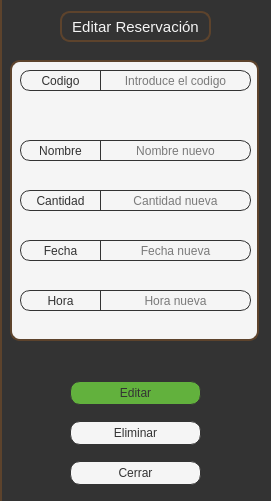
    <widget class="QWidget" name="Reservaciones_3" native="true">
     <property name="minimumSize">
      <size>
       <width>271</width>
       <height>501</height>
      </size>
     </property>
     <property name="maximumSize">
      <size>
       <width>271</width>
       <height>501</height>
      </size>
     </property>
     <property name="styleSheet">
      <string notr="true">background-color: #333333;
border-left: 2px solid #5d432c;</string>
     </property>
     <widget class="QWidget" name="layoutWidget_9">
      <property name="geometry">
       <rect>
        <x>0</x>
        <y>460</y>
        <width>271</width>
        <height>26</height>
       </rect>
      </property>
      <layout class="QHBoxLayout" name="horizontalLayout_19">
       <item>
        <spacer name="horizontalSpacer_54">
         <property name="maximumSize">
          <size>
           <width>131</width>
           <height>24</height>
          </size>
         </property>
         <property name="orientation">
          <enum>Qt::Horizontal</enum>
         </property>
         <property name="sizeHint" stdset="0">
          <size>
           <width>40</width>
           <height>20</height>
          </size>
         </property>
        </spacer>
       </item>
       <item>
        <widget class="QPushButton" name="b_cerrar_resv_3">
         <property name="minimumSize">
          <size>
           <width>131</width>
           <height>24</height>
          </size>
         </property>
         <property name="maximumSize">
          <size>
           <width>131</width>
           <height>24</height>
          </size>
         </property>
         <property name="font">
          <font>
           <family>Segoe UI</family>
          </font>
         </property>
         <property name="styleSheet">
          <string notr="true">QPushButton {background-color: #f5f5f5;
        border: 1px solid #333333;
        border-radius: 10px;
		color: #333333
    }
    QPushButton:hover {background-color: #eaeaea;
    }
    QPushButton:pressed {background-color: #eaeaea;
    }</string>
         </property>
         <property name="text">
          <string>Cerrar</string>
         </property>
        </widget>
       </item>
       <item>
        <spacer name="horizontalSpacer_55">
         <property name="maximumSize">
          <size>
           <width>131</width>
           <height>24</height>
          </size>
         </property>
         <property name="orientation">
          <enum>Qt::Horizontal</enum>
         </property>
         <property name="sizeHint" stdset="0">
          <size>
           <width>40</width>
           <height>20</height>
          </size>
         </property>
        </spacer>
       </item>
      </layout>
     </widget>
     <widget class="QWidget" name="layoutWidget_10">
      <property name="geometry">
       <rect>
        <x>0</x>
        <y>10</y>
        <width>271</width>
        <height>33</height>
       </rect>
      </property>
      <layout class="QHBoxLayout" name="horizontalLayout_20">
       <item>
        <spacer name="horizontalSpacer_56">
         <property name="orientation">
          <enum>Qt::Horizontal</enum>
         </property>
         <property name="sizeHint" stdset="0">
          <size>
           <width>40</width>
           <height>20</height>
          </size>
         </property>
        </spacer>
       </item>
       <item>
        <widget class="QLabel" name="label_19">
         <property name="minimumSize">
          <size>
           <width>151</width>
           <height>31</height>
          </size>
         </property>
         <property name="maximumSize">
          <size>
           <width>151</width>
           <height>31</height>
          </size>
         </property>
         <property name="font">
          <font>
           <family>Segoe UI</family>
           <pointsize>11</pointsize>
          </font>
         </property>
         <property name="styleSheet">
          <string notr="true">background-color: #333333;
border: 2px solid #5d432c;
border-radius: 10px;
color: #f5f5f5</string>
         </property>
         <property name="text">
          <string>Editar Reservación</string>
         </property>
         <property name="alignment">
          <set>Qt::AlignCenter</set>
         </property>
        </widget>
       </item>
       <item>
        <spacer name="horizontalSpacer_57">
         <property name="orientation">
          <enum>Qt::Horizontal</enum>
         </property>
         <property name="sizeHint" stdset="0">
          <size>
           <width>40</width>
           <height>20</height>
          </size>
         </property>
        </spacer>
       </item>
      </layout>
     </widget>
     <widget class="QWidget" name="layoutWidget_11">
      <property name="geometry">
       <rect>
        <x>0</x>
        <y>380</y>
        <width>271</width>
        <height>26</height>
       </rect>
      </property>
      <layout class="QHBoxLayout" name="horizontalLayout_21">
       <item>
        <spacer name="horizontalSpacer_58">
         <property name="maximumSize">
          <size>
           <width>131</width>
           <height>24</height>
          </size>
         </property>
         <property name="orientation">
          <enum>Qt::Horizontal</enum>
         </property>
         <property name="sizeHint" stdset="0">
          <size>
           <width>40</width>
           <height>20</height>
          </size>
         </property>
        </spacer>
       </item>
       <item>
        <widget class="QPushButton" name="b_editar_resv_3">
         <property name="minimumSize">
          <size>
           <width>131</width>
           <height>24</height>
          </size>
         </property>
         <property name="maximumSize">
          <size>
           <width>131</width>
           <height>24</height>
          </size>
         </property>
         <property name="font">
          <font>
           <family>Segoe UI</family>
          </font>
         </property>
         <property name="styleSheet">
          <string notr="true">QPushButton {background-color: #62b13d;
        border: 1px solid #333333;
        border-radius: 10px;
		color: #333333
    }
    QPushButton:hover {background-color: #6dc143;
    }
    QPushButton:pressed {background-color: #6cc644;
    }</string>
         </property>
         <property name="text">
          <string>Editar</string>
         </property>
        </widget>
       </item>
       <item>
        <spacer name="horizontalSpacer_59">
         <property name="maximumSize">
          <size>
           <width>131</width>
           <height>24</height>
          </size>
         </property>
         <property name="orientation">
          <enum>Qt::Horizontal</enum>
         </property>
         <property name="sizeHint" stdset="0">
          <size>
           <width>40</width>
           <height>20</height>
          </size>
         </property>
        </spacer>
       </item>
      </layout>
     </widget>
     <widget class="QWidget" name="layoutWidget_12">
      <property name="geometry">
       <rect>
        <x>0</x>
        <y>420</y>
        <width>271</width>
        <height>26</height>
       </rect>
      </property>
      <layout class="QHBoxLayout" name="horizontalLayout_22">
       <item>
        <spacer name="horizontalSpacer_60">
         <property name="maximumSize">
          <size>
           <width>131</width>
           <height>24</height>
          </size>
         </property>
         <property name="orientation">
          <enum>Qt::Horizontal</enum>
         </property>
         <property name="sizeHint" stdset="0">
          <size>
           <width>40</width>
           <height>20</height>
          </size>
         </property>
        </spacer>
       </item>
       <item>
        <widget class="QPushButton" name="b_eliminar_resv_3">
         <property name="minimumSize">
          <size>
           <width>131</width>
           <height>24</height>
          </size>
         </property>
         <property name="maximumSize">
          <size>
           <width>131</width>
           <height>24</height>
          </size>
         </property>
         <property name="font">
          <font>
           <family>Segoe UI</family>
          </font>
         </property>
         <property name="styleSheet">
          <string notr="true">QPushButton {background-color: #f5f5f5;
        border: 1px solid #333333;
        border-radius: 10px;
		color: #333333
    }
    QPushButton:hover {background-color: #eaeaea;
    }
    QPushButton:pressed {background-color: #eaeaea;
    }</string>
         </property>
         <property name="text">
          <string>Eliminar</string>
         </property>
        </widget>
       </item>
       <item>
        <spacer name="horizontalSpacer_61">
         <property name="maximumSize">
          <size>
           <width>131</width>
           <height>24</height>
          </size>
         </property>
         <property name="orientation">
          <enum>Qt::Horizontal</enum>
         </property>
         <property name="sizeHint" stdset="0">
          <size>
           <width>40</width>
           <height>20</height>
          </size>
         </property>
        </spacer>
       </item>
      </layout>
     </widget>
     <widget class="QWidget" name="widget_9" native="true">
      <property name="geometry">
       <rect>
        <x>10</x>
        <y>60</y>
        <width>249</width>
        <height>281</height>
       </rect>
      </property>
      <property name="styleSheet">
       <string notr="true">background-color: #f5f5f5;
border: 2px solid #5d432c;
border-radius: 10px;</string>
      </property>
      <widget class="QWidget" name="widget_10" native="true">
       <property name="geometry">
        <rect>
         <x>10</x>
         <y>10</y>
         <width>231</width>
         <height>41</height>
        </rect>
       </property>
       <property name="minimumSize">
        <size>
         <width>231</width>
         <height>41</height>
        </size>
       </property>
       <property name="styleSheet">
        <string notr="true">border: 0px</string>
       </property>
       <widget class="QLabel" name="label_20">
        <property name="geometry">
         <rect>
          <x>0</x>
          <y>0</y>
          <width>81</width>
          <height>21</height>
         </rect>
        </property>
        <property name="font">
         <font>
          <family>Segoe UI</family>
         </font>
        </property>
        <property name="styleSheet">
         <string notr="true">background-color: #f5f5f5;
color: #333333;
border: 1px solid #333333;
border-top-right-radius: 20px;
border-bottom-right-radius: 20px;</string>
        </property>
        <property name="text">
         <string>Codigo</string>
        </property>
        <property name="alignment">
         <set>Qt::AlignCenter</set>
        </property>
       </widget>
       <widget class="QLineEdit" name="resv_3_codigo">
        <property name="geometry">
         <rect>
          <x>80</x>
          <y>0</y>
          <width>151</width>
          <height>21</height>
         </rect>
        </property>
        <property name="font">
         <font>
          <family>Segoe UI</family>
         </font>
        </property>
        <property name="styleSheet">
         <string notr="true">border: 1px solid #333333;
border-top-left-radius: 20px;
border-bottom-left-radius: 20px;</string>
        </property>
        <property name="text">
         <string/>
        </property>
        <property name="alignment">
         <set>Qt::AlignCenter</set>
        </property>
        <property name="placeholderText">
         <string>Introduce el codigo</string>
        </property>
       </widget>
      </widget>
      <widget class="QWidget" name="widget_14" native="true">
       <property name="geometry">
        <rect>
         <x>10</x>
         <y>130</y>
         <width>231</width>
         <height>41</height>
        </rect>
       </property>
       <property name="minimumSize">
        <size>
         <width>231</width>
         <height>41</height>
        </size>
       </property>
       <property name="styleSheet">
        <string notr="true">border: 0px</string>
       </property>
       <widget class="QLabel" name="label_24">
        <property name="geometry">
         <rect>
          <x>0</x>
          <y>0</y>
          <width>81</width>
          <height>21</height>
         </rect>
        </property>
        <property name="font">
         <font>
          <family>Segoe UI</family>
         </font>
        </property>
        <property name="styleSheet">
         <string notr="true">background-color: #f5f5f5;
color: #333333;
border: 1px solid #333333;
border-top-right-radius: 20px;
border-bottom-right-radius: 20px;</string>
        </property>
        <property name="text">
         <string>Cantidad</string>
        </property>
        <property name="alignment">
         <set>Qt::AlignCenter</set>
        </property>
       </widget>
       <widget class="QLineEdit" name="resv_3_cantidad">
        <property name="geometry">
         <rect>
          <x>80</x>
          <y>0</y>
          <width>151</width>
          <height>21</height>
         </rect>
        </property>
        <property name="font">
         <font>
          <family>Segoe UI</family>
         </font>
        </property>
        <property name="styleSheet">
         <string notr="true">border: 1px solid #333333;
border-top-left-radius: 20px;
border-bottom-left-radius: 20px;</string>
        </property>
        <property name="alignment">
         <set>Qt::AlignCenter</set>
        </property>
        <property name="placeholderText">
         <string>Cantidad nueva</string>
        </property>
       </widget>
      </widget>
      <widget class="QWidget" name="widget_11" native="true">
       <property name="geometry">
        <rect>
         <x>10</x>
         <y>230</y>
         <width>231</width>
         <height>41</height>
        </rect>
       </property>
       <property name="minimumSize">
        <size>
         <width>231</width>
         <height>41</height>
        </size>
       </property>
       <property name="styleSheet">
        <string notr="true">border: 0px</string>
       </property>
       <widget class="QLabel" name="label_21">
        <property name="geometry">
         <rect>
          <x>0</x>
          <y>0</y>
          <width>81</width>
          <height>21</height>
         </rect>
        </property>
        <property name="font">
         <font>
          <family>Segoe UI</family>
         </font>
        </property>
        <property name="styleSheet">
         <string notr="true">background-color: #f5f5f5;
color: #333333;
border: 1px solid #333333;
border-top-right-radius: 20px;
border-bottom-right-radius: 20px;</string>
        </property>
        <property name="text">
         <string>Hora</string>
        </property>
        <property name="alignment">
         <set>Qt::AlignCenter</set>
        </property>
       </widget>
       <widget class="QLineEdit" name="resv_3_hora">
        <property name="geometry">
         <rect>
          <x>80</x>
          <y>0</y>
          <width>151</width>
          <height>21</height>
         </rect>
        </property>
        <property name="font">
         <font>
          <family>Segoe UI</family>
         </font>
        </property>
        <property name="styleSheet">
         <string notr="true">border: 1px solid #333333;
border-top-left-radius: 20px;
border-bottom-left-radius: 20px;</string>
        </property>
        <property name="alignment">
         <set>Qt::AlignCenter</set>
        </property>
        <property name="placeholderText">
         <string>Hora nueva</string>
        </property>
       </widget>
      </widget>
      <widget class="QWidget" name="widget_13" native="true">
       <property name="geometry">
        <rect>
         <x>10</x>
         <y>80</y>
         <width>231</width>
         <height>41</height>
        </rect>
       </property>
       <property name="minimumSize">
        <size>
         <width>231</width>
         <height>41</height>
        </size>
       </property>
       <property name="styleSheet">
        <string notr="true">border: 0px</string>
       </property>
       <widget class="QLabel" name="label_23">
        <property name="geometry">
         <rect>
          <x>0</x>
          <y>0</y>
          <width>81</width>
          <height>21</height>
         </rect>
        </property>
        <property name="font">
         <font>
          <family>Segoe UI</family>
         </font>
        </property>
        <property name="styleSheet">
         <string notr="true">background-color: #f5f5f5;
color: #333333;
border: 1px solid #333333;
border-top-right-radius: 20px;
border-bottom-right-radius: 20px;</string>
        </property>
        <property name="text">
         <string>Nombre</string>
        </property>
        <property name="alignment">
         <set>Qt::AlignCenter</set>
        </property>
       </widget>
       <widget class="QLineEdit" name="resv_3_name">
        <property name="geometry">
         <rect>
          <x>80</x>
          <y>0</y>
          <width>151</width>
          <height>21</height>
         </rect>
        </property>
        <property name="font">
         <font>
          <family>Segoe UI</family>
         </font>
        </property>
        <property name="styleSheet">
         <string notr="true">border: 1px solid #333333;
border-top-left-radius: 20px;
border-bottom-left-radius: 20px;</string>
        </property>
        <property name="alignment">
         <set>Qt::AlignCenter</set>
        </property>
        <property name="placeholderText">
         <string>Nombre nuevo</string>
        </property>
       </widget>
      </widget>
      <widget class="QWidget" name="widget_12" native="true">
       <property name="geometry">
        <rect>
         <x>10</x>
         <y>180</y>
         <width>231</width>
         <height>41</height>
        </rect>
       </property>
       <property name="minimumSize">
        <size>
         <width>231</width>
         <height>41</height>
        </size>
       </property>
       <property name="styleSheet">
        <string notr="true">border: 0px</string>
       </property>
       <widget class="QLabel" name="label_22">
        <property name="geometry">
         <rect>
          <x>0</x>
          <y>0</y>
          <width>81</width>
          <height>21</height>
         </rect>
        </property>
        <property name="font">
         <font>
          <family>Segoe UI</family>
         </font>
        </property>
        <property name="styleSheet">
         <string notr="true">background-color: #f5f5f5;
color: #333333;
border: 1px solid #333333;
border-top-right-radius: 20px;
border-bottom-right-radius: 20px;</string>
        </property>
        <property name="text">
         <string>Fecha</string>
        </property>
        <property name="alignment">
         <set>Qt::AlignCenter</set>
        </property>
       </widget>
       <widget class="QLineEdit" name="resv_3_fecha">
        <property name="geometry">
         <rect>
          <x>80</x>
          <y>0</y>
          <width>151</width>
          <height>21</height>
         </rect>
        </property>
        <property name="font">
         <font>
          <family>Segoe UI</family>
         </font>
        </property>
        <property name="styleSheet">
         <string notr="true">border: 1px solid #333333;
border-top-left-radius: 20px;
border-bottom-left-radius: 20px;</string>
        </property>
        <property name="alignment">
         <set>Qt::AlignCenter</set>
        </property>
        <property name="placeholderText">
         <string>Fecha nueva</string>
        </property>
       </widget>
      </widget>
     </widget>
    </widget>
